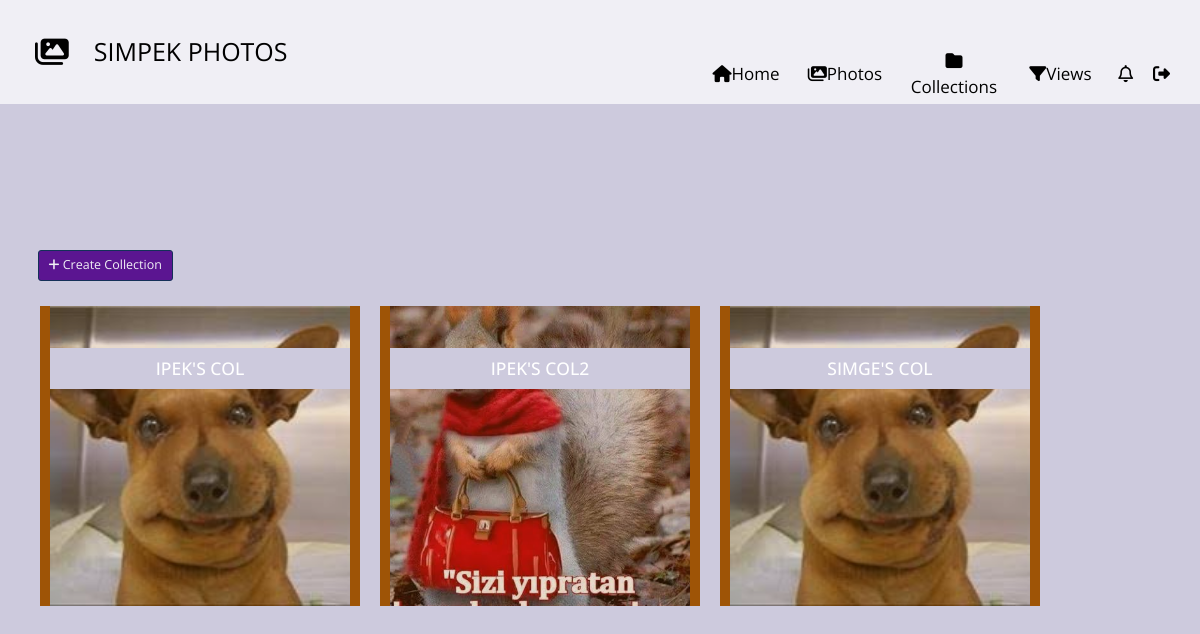
Page /shared-photo-library/collections (signed in) on the earlier database version.
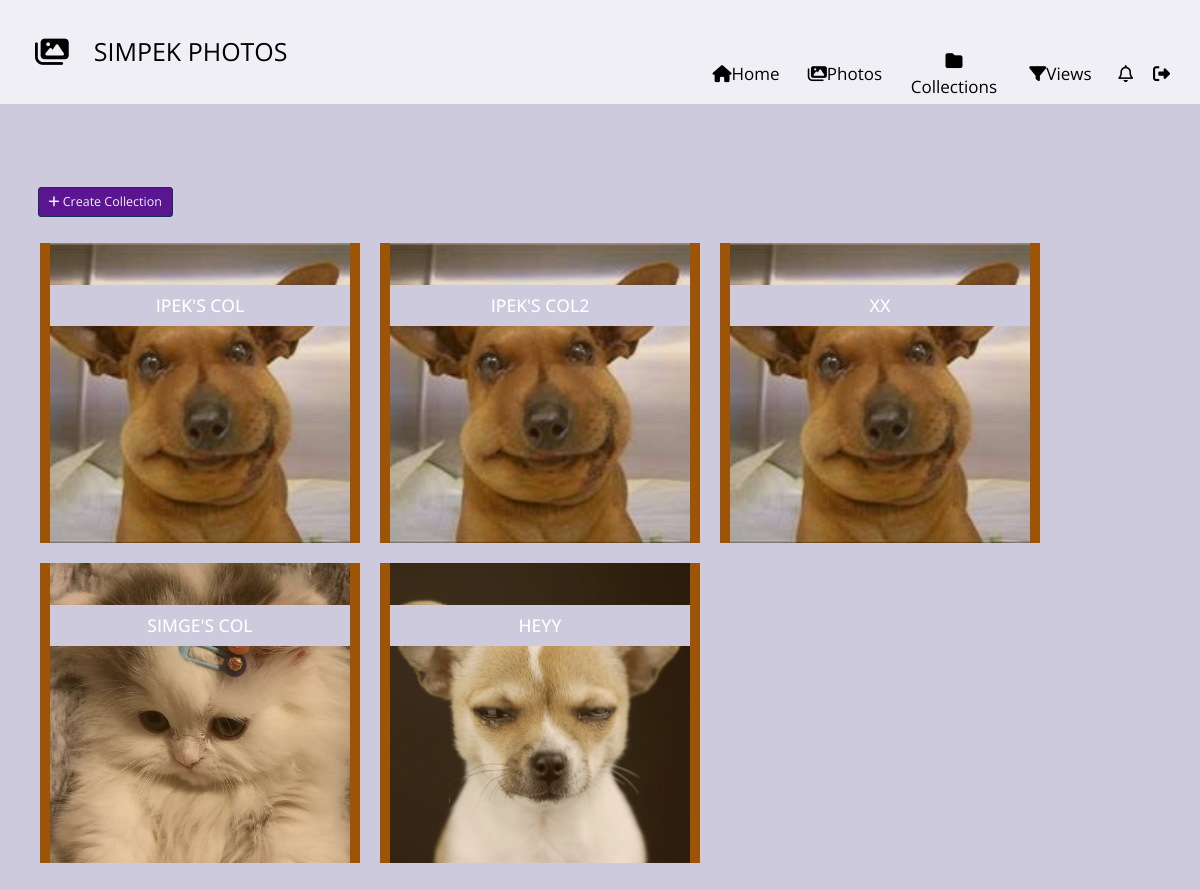
Same page on the later database version.
### shared_photo_library/models.py (models this page shows, shortened)
class Collection(models.Model):
    owner = models.ForeignKey(User, on_delete=models.CASCADE, related_name='col_owner')
    collection_name = models.CharField(max_length=100)
    shared_users = models.ManyToManyField(User, related_name='shared_collections')
    cover = models.ImageField(default='empty_col.jpg')
    created_date = models.DateTimeField(default=timezone.now)
    photos = models.ManyToManyField(Photo, related_name='col_photos')

### shared_photo_library/views.py (the view, shortened to what this page needs)
# urls.py: path('collections', CollectionView.as_view(), name="collections"),
class CollectionView(LoginRequiredMixin, View):
    def get(self, request):
        form = CreateCollection()
        logged_in_user = request.user
        users_collections = list(Collection.objects.filter(owner=logged_in_user).annotate(photo_number=Count('photos')))
        shared_collections = list(Collection.objects.filter(shared_users=logged_in_user).annotate(photo_number=Count('photos')))
        collections = users_collections + shared_collections
        return render(request, 'shared_photo_library/all_collections.html',
                      {'user': logged_in_user, 'form': form, 'collections': collections,
                       'users_collections': users_collections, 'shared_collections': shared_collections})

### shared_photo_library/templates/shared_photo_library/all_collections.html (shortened to what this page needs)
{% extends 'index.html' %}
{% load static %}
{% load crispy_forms_tags %}
{% block head %}
    <link rel="stylesheet" href="{% static 'css/my_profile.css' %}?v1.2">
{% endblock %}
{% block content %}
    <li class="selected">
        <div class="cd-full-width">
            <div class="container-fluid js-tm-page-content" data-page-no="5" >
                <br><br><br>
                <div class="container">
                    <button style="color: #f0eff5;background-color: #5b1591;border-color: #143058;" data-bs-toggle="modal" data-bs-target="#createCollection" type="button" class="btn btn-lg">
                        <i class="fas fa-plus">  </i> Create Collection
                    </button>
                    <br><br>
                    <div id="collections" class="row">
                        {% for col in collections %}
                            <div id="col-{{ col.id }}" class="grid-item">
                                <figure class="effect-bubba">
                                    <img class="img-fluid tm-img cover" src="{{ col.cover.url }}" alt="Image"  style="height:300px; width:300px;">
                                    <figcaption>
                                    <h3 style="background-color: #cdcadd; width: 300px; padding-bottom: 10px; padding-top: 10px" class="tm-figure-title" ><span>{{ col.collection_name }}</span></h3>
                                </figcaption>
                                </figure>
                            </div>
                        {%endfor  %}
                     </div>
                </div>
            </div>
        </div>
    </li>
{% endblock %}

### templates/index.html (shortened to what this page needs)
{% load static %}
<!DOCTYPE html>
<html lang="en">
<head>
    <link href="https://cdn.jsdelivr.net/npm/bootstrap@5.1.3/dist/css/bootstrap.min.css" rel="stylesheet">
    <link rel="stylesheet" href="{% static 'font-awesome-4.5.0/css/font-awesome.min.css' %}">
    <link rel="stylesheet" href="{% static 'css/hero-slider-style.css' %}">
    <link rel="stylesheet" href="{% static 'css/magnific-popup.css' %}">
    <link rel="stylesheet" href="{% static 'css/tooplate-style.css' %}?v1.3">
    {% block head %}
    {% endblock %}
</head>
    <body>
        <div class="cd-hero">
            <div style="margin-bottom: 50px" class="cd-slider-nav">
                <nav style="margin-bottom: 50px" class="navbar">
                    <div class="tm-navbar-bg">
                        <a class="navbar-brand text-uppercase" href="#"><i class="fa fa-images tm-brand-icon"></i>Simpek Photos</a>
                        <div style="width: 600px; margin-left: 400px">
                            <a class="nav-link" href="{% url 'shared_photo_library:home' %}"><i class="fas fa-home"></i>Home <span class="sr-only">(current)</span></a>
                            <a class="nav-link" href="{% url 'shared_photo_library:photos' %}"><i class="fas fa-images"></i>Photos</a>
                            <a class="nav-link" href="{% url 'shared_photo_library:collections' %}"><i class="fas fa-folder"></i>Collections</a>
                            <a class="nav-link" href="{% url 'shared_photo_library:views' %}"><i class="fas fa-filter"></i>Views</a>
                        </div>
                        <br>
                        <div align="right" style="width: 100px; margin-right: 20px">
                            <a class="nav-link" onclick="showNotifications()" href="#"><i id="notification" style="color: black" class="far fa-bell"><b id="notificationNumber"></b></i></a>
                            <a class="nav-link" href="{% url 'shared_photo_library:logout' %}"><i class="fas fa-sign-out-alt"></i></a>
                        </div>
                    </div>
                </nav>
            </div>
            <ul class="cd-hero-slider">
                {% block content %}
                {% endblock %}
            </ul>
        </div>
</body>
</html>

### static/css/hero-slider-style.css (style rules this page uses)
*, *::after, *::before { -webkit-box-sizing: border-box; -moz-box-sizing: border-box; box-sizing: border-box; }
html { font-size: 62.5%; }
body { font-size: 1.6rem; font-family: "Open Sans", sans-serif; color: #2c343b; background-color: #f2f2f2; }
a { color: #d44457; text-decoration: none; }
img { max-width: 100%; }
.cd-hero { position: relative; -webkit-font-smoothing: antialiased; -moz-osx-font-smoothing: grayscale; }
.cd-hero-slider { position: relative; height: 360px; overflow: hidden; }
.cd-hero-slider li { position: absolute; top: 0; left: 0; width: 100%; height: auto; min-height: 100%; -webkit-transform: translateX(100%); -moz-transform: translateX(100%); -ms-transform: translateX(100%); -o-transform: translateX(100%); transform: translateX(100%); }
.cd-hero-slider li.selected { position: relative; -webkit-transform: translateX(0); -moz-transform: translateX(0); -ms-transform: translateX(0); -o-transform: translateX(0); transform: translateX(0); }
.cd-hero-slider li.is-moving, .cd-hero-slider li.selected { -webkit-transition: -webkit-transform 0.5s; -moz-transition: -moz-transform 0.5s; transition: transform 0.5s; }
@media only screen and (min-width: 768px) { .cd-hero-slider { height: 500px; } }
@media only screen and (min-width: 1170px) { .cd-hero-slider { height: 680px; } }
.cd-hero-slider li { background-position: center center; background-size: cover; background-repeat: no-repeat; }
.cd-hero-slider li:first-of-type { background-color: #2c343b; }
.cd-hero-slider .cd-full-width, .cd-hero-slider .cd-half-width { position: absolute; width: 100%; height: 100%; z-index: 1; left: 0; top: 0; padding-top: 100px; text-align: center; -webkit-backface-visibility: hidden; backface-visibility: hidden; -webkit-transform: translateZ(0); -moz-transform: translateZ(0); -ms-transform: translateZ(0); -o-transform: translateZ(0); transform: translateZ(0); }
@media only screen and (min-width: 768px) { .cd-hero-slider .cd-full-width, .cd-hero-slider .cd-half-width { padding-top: 150px; } }
@media only screen and (min-width: 1170px) { .cd-hero-slider .cd-full-width, .cd-hero-slider .cd-half-width { padding-top: 220px; } }
.cd-slider-nav { position: absolute; width: 100%; bottom: 0; z-index: 2; text-align: center; height: 55px; }
.cd-slider-nav nav { display: inline-block; position: relative; }
.cd-slider-nav a { display: block; position: relative; padding-top: 35px; font-size: 1rem; font-weight: 700; color: #a8b4be; }
.cd-slider-nav a::before { content: ''; position: absolute; width: 24px; height: 24px; top: 8px; left: 50%; right: auto; }
@media only screen and (min-width: 768px) { .cd-slider-nav { height: 80px; } }
@media only screen and (min-width: 768px) { .cd-slider-nav a { padding-top: 48px; font-size: 1.1rem; text-transform: uppercase; } }
@media only screen and (min-width: 768px) { .cd-slider-nav a::before { top: 18px; } }

### static/css/my_profile.css (style rules this page uses)
.cover { object-fit: cover; }

Differences in the rows shown:
changed Collection "IPEK'S COL2": cover: a different picture
added Collection: cover (picture), collection_name "XX"
changed Collection "SIMGE'S COL": cover: a different picture
added Collection: cover (picture), collection_name "HEYY"
